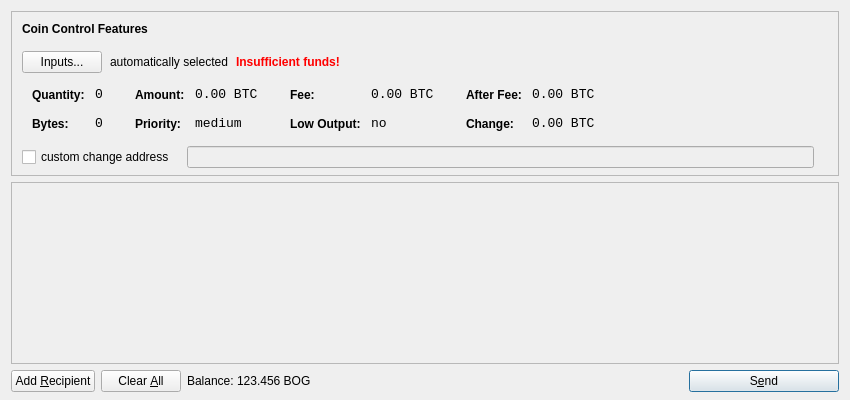
<?xml version="1.0" encoding="UTF-8"?>
<ui version="4.0">
 <class>SendCoinsDialog</class>
 <widget class="QDialog" name="SendCoinsDialog">
  <property name="geometry">
   <rect>
    <x>0</x>
    <y>0</y>
    <width>850</width>
    <height>400</height>
   </rect>
  </property>
  <property name="windowTitle">
   <string>Send Coins</string>
  </property>
  <layout class="QVBoxLayout" name="verticalLayout" stretch="0,1,0">
   <property name="bottomMargin">
    <number>8</number>
   </property>
   <item>
    <widget class="QFrame" name="frameCoinControl">
     <property name="sizePolicy">
      <sizepolicy hsizetype="Expanding" vsizetype="Expanding">
       <horstretch>0</horstretch>
       <verstretch>0</verstretch>
      </sizepolicy>
     </property>
     <property name="maximumSize">
      <size>
       <width>16777215</width>
       <height>16777215</height>
      </size>
     </property>
     <property name="frameShape">
      <enum>QFrame::StyledPanel</enum>
     </property>
     <property name="frameShadow">
      <enum>QFrame::Sunken</enum>
     </property>
     <layout class="QVBoxLayout" name="verticalLayoutCoinControl2">
      <property name="spacing">
       <number>-1</number>
      </property>
      <property name="leftMargin">
       <number>0</number>
      </property>
      <property name="topMargin">
       <number>0</number>
      </property>
      <property name="rightMargin">
       <number>0</number>
      </property>
      <property name="bottomMargin">
       <number>6</number>
      </property>
      <item>
       <layout class="QVBoxLayout" name="verticalLayoutCoinControl" stretch="0,0,0,0,1">
        <property name="spacing">
         <number>0</number>
        </property>
        <property name="leftMargin">
         <number>10</number>
        </property>
        <property name="topMargin">
         <number>10</number>
        </property>
        <item>
         <layout class="QHBoxLayout" name="horizontalLayoutCoinControl1">
          <property name="bottomMargin">
           <number>15</number>
          </property>
          <item>
           <widget class="QLabel" name="labelCoinControlFeatures">
            <property name="sizePolicy">
             <sizepolicy hsizetype="Preferred" vsizetype="Maximum">
              <horstretch>0</horstretch>
              <verstretch>0</verstretch>
             </sizepolicy>
            </property>
            <property name="font">
             <font>
              <weight>75</weight>
              <bold>true</bold>
             </font>
            </property>
            <property name="styleSheet">
             <string notr="true">font-weight:bold;</string>
            </property>
            <property name="text">
             <string>Coin Control Features</string>
            </property>
           </widget>
          </item>
         </layout>
        </item>
        <item>
         <layout class="QHBoxLayout" name="horizontalLayoutCoinControl2" stretch="0,0,0,0">
          <property name="spacing">
           <number>8</number>
          </property>
          <property name="bottomMargin">
           <number>10</number>
          </property>
          <item>
           <widget class="QPushButton" name="pushButtonCoinControl">
            <property name="styleSheet">
             <string notr="true"/>
            </property>
            <property name="text">
             <string>Inputs...</string>
            </property>
           </widget>
          </item>
          <item>
           <widget class="QLabel" name="labelCoinControlAutomaticallySelected">
            <property name="text">
             <string>automatically selected</string>
            </property>
            <property name="margin">
             <number>5</number>
            </property>
           </widget>
          </item>
          <item>
           <widget class="QLabel" name="labelCoinControlInsuffFunds">
            <property name="font">
             <font>
              <weight>75</weight>
              <bold>true</bold>
             </font>
            </property>
            <property name="styleSheet">
             <string notr="true">color:red;font-weight:bold;</string>
            </property>
            <property name="text">
             <string>Insufficient funds!</string>
            </property>
            <property name="margin">
             <number>5</number>
            </property>
           </widget>
          </item>
          <item>
           <spacer name="horizontalSpacerCoinControl">
            <property name="orientation">
             <enum>Qt::Horizontal</enum>
            </property>
            <property name="sizeHint" stdset="0">
             <size>
              <width>40</width>
              <height>1</height>
             </size>
            </property>
           </spacer>
          </item>
         </layout>
        </item>
        <item>
         <widget class="QWidget" name="widgetCoinControl" native="true">
          <property name="sizePolicy">
           <sizepolicy hsizetype="Preferred" vsizetype="Preferred">
            <horstretch>0</horstretch>
            <verstretch>0</verstretch>
           </sizepolicy>
          </property>
          <property name="minimumSize">
           <size>
            <width>0</width>
            <height>0</height>
           </size>
          </property>
          <property name="styleSheet">
           <string notr="true"/>
          </property>
          <layout class="QHBoxLayout" name="horizontalLayoutCoinControl5">
           <property name="margin">
            <number>0</number>
           </property>
           <item>
            <layout class="QHBoxLayout" name="horizontalLayoutCoinControl3" stretch="0,0,0,1">
             <property name="spacing">
              <number>20</number>
             </property>
             <property name="topMargin">
              <number>0</number>
             </property>
             <property name="bottomMargin">
              <number>10</number>
             </property>
             <item>
              <layout class="QFormLayout" name="formLayoutCoinControl1">
               <property name="horizontalSpacing">
                <number>10</number>
               </property>
               <property name="verticalSpacing">
                <number>14</number>
               </property>
               <property name="leftMargin">
                <number>10</number>
               </property>
               <property name="topMargin">
                <number>4</number>
               </property>
               <property name="rightMargin">
                <number>6</number>
               </property>
               <item row="0" column="0">
                <widget class="QLabel" name="labelCoinControlQuantityText">
                 <property name="styleSheet">
                  <string notr="true">font-weight:bold;</string>
                 </property>
                 <property name="text">
                  <string>Quantity:</string>
                 </property>
                 <property name="margin">
                  <number>0</number>
                 </property>
                </widget>
               </item>
               <item row="0" column="1">
                <widget class="QLabel" name="labelCoinControlQuantity">
                 <property name="font">
                  <font>
                   <family>Monospace</family>
                   <pointsize>10</pointsize>
                  </font>
                 </property>
                 <property name="cursor">
                  <cursorShape>IBeamCursor</cursorShape>
                 </property>
                 <property name="contextMenuPolicy">
                  <enum>Qt::ActionsContextMenu</enum>
                 </property>
                 <property name="text">
                  <string notr="true">0</string>
                 </property>
                 <property name="margin">
                  <number>0</number>
                 </property>
                 <property name="textInteractionFlags">
                  <set>Qt::LinksAccessibleByMouse|Qt::TextSelectableByKeyboard|Qt::TextSelectableByMouse</set>
                 </property>
                </widget>
               </item>
               <item row="1" column="0">
                <widget class="QLabel" name="labelCoinControlBytesText">
                 <property name="styleSheet">
                  <string notr="true">font-weight:bold;</string>
                 </property>
                 <property name="text">
                  <string>Bytes:</string>
                 </property>
                </widget>
               </item>
               <item row="1" column="1">
                <widget class="QLabel" name="labelCoinControlBytes">
                 <property name="font">
                  <font>
                   <family>Monospace</family>
                   <pointsize>10</pointsize>
                  </font>
                 </property>
                 <property name="cursor">
                  <cursorShape>IBeamCursor</cursorShape>
                 </property>
                 <property name="contextMenuPolicy">
                  <enum>Qt::ActionsContextMenu</enum>
                 </property>
                 <property name="text">
                  <string notr="true">0</string>
                 </property>
                 <property name="textInteractionFlags">
                  <set>Qt::LinksAccessibleByMouse|Qt::TextSelectableByKeyboard|Qt::TextSelectableByMouse</set>
                 </property>
                </widget>
               </item>
              </layout>
             </item>
             <item>
              <layout class="QFormLayout" name="formLayoutCoinControl2">
               <property name="horizontalSpacing">
                <number>10</number>
               </property>
               <property name="verticalSpacing">
                <number>14</number>
               </property>
               <property name="leftMargin">
                <number>6</number>
               </property>
               <property name="topMargin">
                <number>4</number>
               </property>
               <property name="rightMargin">
                <number>6</number>
               </property>
               <item row="0" column="0">
                <widget class="QLabel" name="labelCoinControlAmountText">
                 <property name="styleSheet">
                  <string notr="true">font-weight:bold;</string>
                 </property>
                 <property name="text">
                  <string>Amount:</string>
                 </property>
                 <property name="margin">
                  <number>0</number>
                 </property>
                </widget>
               </item>
               <item row="0" column="1">
                <widget class="QLabel" name="labelCoinControlAmount">
                 <property name="font">
                  <font>
                   <family>Monospace</family>
                   <pointsize>10</pointsize>
                  </font>
                 </property>
                 <property name="cursor">
                  <cursorShape>IBeamCursor</cursorShape>
                 </property>
                 <property name="contextMenuPolicy">
                  <enum>Qt::ActionsContextMenu</enum>
                 </property>
                 <property name="text">
                  <string notr="true">0.00 BTC</string>
                 </property>
                 <property name="textInteractionFlags">
                  <set>Qt::LinksAccessibleByMouse|Qt::TextSelectableByKeyboard|Qt::TextSelectableByMouse</set>
                 </property>
                </widget>
               </item>
               <item row="1" column="0">
                <widget class="QLabel" name="labelCoinControlPriorityText">
                 <property name="styleSheet">
                  <string notr="true">font-weight:bold;</string>
                 </property>
                 <property name="text">
                  <string>Priority:</string>
                 </property>
                </widget>
               </item>
               <item row="1" column="1">
                <widget class="QLabel" name="labelCoinControlPriority">
                 <property name="font">
                  <font>
                   <family>Monospace</family>
                   <pointsize>10</pointsize>
                  </font>
                 </property>
                 <property name="cursor">
                  <cursorShape>IBeamCursor</cursorShape>
                 </property>
                 <property name="contextMenuPolicy">
                  <enum>Qt::ActionsContextMenu</enum>
                 </property>
                 <property name="text">
                  <string>medium</string>
                 </property>
                 <property name="textInteractionFlags">
                  <set>Qt::LinksAccessibleByMouse|Qt::TextSelectableByKeyboard|Qt::TextSelectableByMouse</set>
                 </property>
                </widget>
               </item>
              </layout>
             </item>
             <item>
              <layout class="QFormLayout" name="formLayoutCoinControl3">
               <property name="horizontalSpacing">
                <number>10</number>
               </property>
               <property name="verticalSpacing">
                <number>14</number>
               </property>
               <property name="leftMargin">
                <number>6</number>
               </property>
               <property name="topMargin">
                <number>4</number>
               </property>
               <property name="rightMargin">
                <number>6</number>
               </property>
               <item row="0" column="0">
                <widget class="QLabel" name="labelCoinControlFeeText">
                 <property name="styleSheet">
                  <string notr="true">font-weight:bold;</string>
                 </property>
                 <property name="text">
                  <string>Fee:</string>
                 </property>
                 <property name="margin">
                  <number>0</number>
                 </property>
                </widget>
               </item>
               <item row="0" column="1">
                <widget class="QLabel" name="labelCoinControlFee">
                 <property name="font">
                  <font>
                   <family>Monospace</family>
                   <pointsize>10</pointsize>
                  </font>
                 </property>
                 <property name="cursor">
                  <cursorShape>IBeamCursor</cursorShape>
                 </property>
                 <property name="contextMenuPolicy">
                  <enum>Qt::ActionsContextMenu</enum>
                 </property>
                 <property name="text">
                  <string notr="true">0.00 BTC</string>
                 </property>
                 <property name="textInteractionFlags">
                  <set>Qt::LinksAccessibleByMouse|Qt::TextSelectableByKeyboard|Qt::TextSelectableByMouse</set>
                 </property>
                </widget>
               </item>
               <item row="1" column="0">
                <widget class="QLabel" name="labelCoinControlLowOutputText">
                 <property name="styleSheet">
                  <string notr="true">font-weight:bold;</string>
                 </property>
                 <property name="text">
                  <string>Low Output:</string>
                 </property>
                </widget>
               </item>
               <item row="1" column="1">
                <widget class="QLabel" name="labelCoinControlLowOutput">
                 <property name="font">
                  <font>
                   <family>Monospace</family>
                   <pointsize>10</pointsize>
                  </font>
                 </property>
                 <property name="cursor">
                  <cursorShape>IBeamCursor</cursorShape>
                 </property>
                 <property name="contextMenuPolicy">
                  <enum>Qt::ActionsContextMenu</enum>
                 </property>
                 <property name="text">
                  <string>no</string>
                 </property>
                 <property name="textInteractionFlags">
                  <set>Qt::LinksAccessibleByMouse|Qt::TextSelectableByKeyboard|Qt::TextSelectableByMouse</set>
                 </property>
                </widget>
               </item>
              </layout>
             </item>
             <item>
              <layout class="QFormLayout" name="formLayoutCoinControl4">
               <property name="horizontalSpacing">
                <number>10</number>
               </property>
               <property name="verticalSpacing">
                <number>14</number>
               </property>
               <property name="leftMargin">
                <number>6</number>
               </property>
               <property name="topMargin">
                <number>4</number>
               </property>
               <property name="rightMargin">
                <number>6</number>
               </property>
               <item row="0" column="0">
                <widget class="QLabel" name="labelCoinControlAfterFeeText">
                 <property name="styleSheet">
                  <string notr="true">font-weight:bold;</string>
                 </property>
                 <property name="text">
                  <string>After Fee:</string>
                 </property>
                 <property name="margin">
                  <number>0</number>
                 </property>
                </widget>
               </item>
               <item row="0" column="1">
                <widget class="QLabel" name="labelCoinControlAfterFee">
                 <property name="font">
                  <font>
                   <family>Monospace</family>
                   <pointsize>10</pointsize>
                  </font>
                 </property>
                 <property name="cursor">
                  <cursorShape>IBeamCursor</cursorShape>
                 </property>
                 <property name="contextMenuPolicy">
                  <enum>Qt::ActionsContextMenu</enum>
                 </property>
                 <property name="text">
                  <string notr="true">0.00 BTC</string>
                 </property>
                 <property name="textInteractionFlags">
                  <set>Qt::LinksAccessibleByMouse|Qt::TextSelectableByKeyboard|Qt::TextSelectableByMouse</set>
                 </property>
                </widget>
               </item>
               <item row="1" column="0">
                <widget class="QLabel" name="labelCoinControlChangeText">
                 <property name="styleSheet">
                  <string notr="true">font-weight:bold;</string>
                 </property>
                 <property name="text">
                  <string>Change:</string>
                 </property>
                </widget>
               </item>
               <item row="1" column="1">
                <widget class="QLabel" name="labelCoinControlChange">
                 <property name="font">
                  <font>
                   <family>Monospace</family>
                   <pointsize>10</pointsize>
                  </font>
                 </property>
                 <property name="cursor">
                  <cursorShape>IBeamCursor</cursorShape>
                 </property>
                 <property name="contextMenuPolicy">
                  <enum>Qt::ActionsContextMenu</enum>
                 </property>
                 <property name="text">
                  <string notr="true">0.00 BTC</string>
                 </property>
                 <property name="textInteractionFlags">
                  <set>Qt::LinksAccessibleByMouse|Qt::TextSelectableByKeyboard|Qt::TextSelectableByMouse</set>
                 </property>
                </widget>
               </item>
              </layout>
             </item>
            </layout>
           </item>
          </layout>
         </widget>
        </item>
        <item>
         <layout class="QHBoxLayout" name="horizontalLayoutCoinControl4" stretch="0,0,0">
          <property name="spacing">
           <number>12</number>
          </property>
          <property name="sizeConstraint">
           <enum>QLayout::SetDefaultConstraint</enum>
          </property>
          <property name="topMargin">
           <number>5</number>
          </property>
          <property name="rightMargin">
           <number>5</number>
          </property>
          <item>
           <widget class="QCheckBox" name="checkBoxCoinControlChange">
            <property name="text">
             <string>custom change address</string>
            </property>
           </widget>
          </item>
          <item>
           <widget class="QLineEdit" name="lineEditCoinControlChange">
            <property name="enabled">
             <bool>false</bool>
            </property>
            <property name="sizePolicy">
             <sizepolicy hsizetype="Expanding" vsizetype="Fixed">
              <horstretch>0</horstretch>
              <verstretch>0</verstretch>
             </sizepolicy>
            </property>
           </widget>
          </item>
          <item>
           <widget class="QLabel" name="labelCoinControlChangeLabel">
            <property name="sizePolicy">
             <sizepolicy hsizetype="Preferred" vsizetype="Expanding">
              <horstretch>0</horstretch>
              <verstretch>0</verstretch>
             </sizepolicy>
            </property>
            <property name="minimumSize">
             <size>
              <width>0</width>
              <height>0</height>
             </size>
            </property>
            <property name="text">
             <string/>
            </property>
            <property name="margin">
             <number>3</number>
            </property>
           </widget>
          </item>
         </layout>
        </item>
        <item>
         <spacer name="verticalSpacerCoinControl">
          <property name="orientation">
           <enum>Qt::Vertical</enum>
          </property>
          <property name="sizeHint" stdset="0">
           <size>
            <width>800</width>
            <height>1</height>
           </size>
          </property>
         </spacer>
        </item>
       </layout>
      </item>
     </layout>
    </widget>
   </item>
   <item>
    <widget class="QScrollArea" name="scrollArea">
     <property name="widgetResizable">
      <bool>true</bool>
     </property>
     <widget class="QWidget" name="scrollAreaWidgetContents">
      <property name="geometry">
       <rect>
        <x>0</x>
        <y>0</y>
        <width>830</width>
        <height>165</height>
       </rect>
      </property>
      <layout class="QVBoxLayout" name="verticalLayout_2">
       <property name="margin">
        <number>0</number>
       </property>
       <item>
        <layout class="QVBoxLayout" name="entries">
         <property name="spacing">
          <number>6</number>
         </property>
        </layout>
       </item>
       <item>
        <spacer name="verticalSpacer">
         <property name="orientation">
          <enum>Qt::Vertical</enum>
         </property>
         <property name="sizeHint" stdset="0">
          <size>
           <width>20</width>
           <height>40</height>
          </size>
         </property>
        </spacer>
       </item>
      </layout>
     </widget>
    </widget>
   </item>
   <item>
    <layout class="QHBoxLayout" name="horizontalLayout">
     <item>
      <widget class="QPushButton" name="addButton">
       <property name="toolTip">
        <string>Send to multiple recipients at once</string>
       </property>
       <property name="text">
        <string>Add &amp;Recipient</string>
       </property>
       <property name="icon">
        <iconset resource="../bitcoin.qrc">
         <normaloff>:/icons/add</normaloff>:/icons/add</iconset>
       </property>
       <property name="autoDefault">
        <bool>false</bool>
       </property>
      </widget>
     </item>
     <item>
      <widget class="QPushButton" name="clearButton">
       <property name="sizePolicy">
        <sizepolicy hsizetype="Minimum" vsizetype="Fixed">
         <horstretch>0</horstretch>
         <verstretch>0</verstretch>
        </sizepolicy>
       </property>
       <property name="toolTip">
        <string>Remove all transaction fields</string>
       </property>
       <property name="text">
        <string>Clear &amp;All</string>
       </property>
       <property name="icon">
        <iconset resource="../bitcoin.qrc">
         <normaloff>:/icons/remove</normaloff>:/icons/remove</iconset>
       </property>
       <property name="autoRepeatDelay">
        <number>300</number>
       </property>
       <property name="autoDefault">
        <bool>false</bool>
       </property>
      </widget>
     </item>
     <item>
      <layout class="QHBoxLayout" name="horizontalLayout_2">
       <property name="spacing">
        <number>3</number>
       </property>
       <item>
        <widget class="QLabel" name="label">
         <property name="text">
          <string>Balance:</string>
         </property>
        </widget>
       </item>
       <item>
        <widget class="QLabel" name="labelBalance">
         <property name="cursor">
          <cursorShape>IBeamCursor</cursorShape>
         </property>
         <property name="text">
          <string>123.456 BOG</string>
         </property>
         <property name="textInteractionFlags">
          <set>Qt::LinksAccessibleByMouse|Qt::TextSelectableByKeyboard|Qt::TextSelectableByMouse</set>
         </property>
        </widget>
       </item>
      </layout>
     </item>
     <item>
      <spacer name="horizontalSpacer">
       <property name="orientation">
        <enum>Qt::Horizontal</enum>
       </property>
       <property name="sizeHint" stdset="0">
        <size>
         <width>40</width>
         <height>20</height>
        </size>
       </property>
      </spacer>
     </item>
     <item>
      <widget class="QPushButton" name="sendButton">
       <property name="minimumSize">
        <size>
         <width>150</width>
         <height>0</height>
        </size>
       </property>
       <property name="toolTip">
        <string>Confirm the send action</string>
       </property>
       <property name="text">
        <string>S&amp;end</string>
       </property>
       <property name="icon">
        <iconset resource="../bitcoin.qrc">
         <normaloff>:/icons/send</normaloff>:/icons/send</iconset>
       </property>
       <property name="default">
        <bool>true</bool>
       </property>
      </widget>
     </item>
    </layout>
   </item>
  </layout>
 </widget>
 <resources>
  <include location="../bitcoin.qrc"/>
 </resources>
 <connections/>
</ui>
